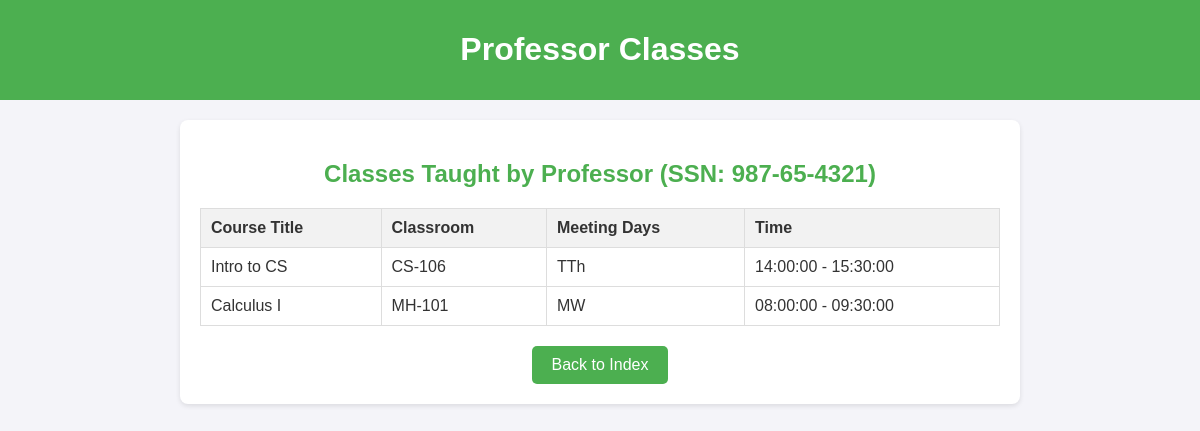
Page /php/professor_classes.php?ssn=987-65-4321 on the committed database.
### tables this page shows
CREATE TABLE Sections (
    SectionID INT AUTO_INCREMENT PRIMARY KEY,
    CourseID INT,
    SectionNumber VARCHAR(10),
    Classroom VARCHAR(50),
    Seats INT,
    MeetingDays VARCHAR(20),  
    StartTime TIME,
    EndTime TIME,
    ProfessorID INT,
    FOREIGN KEY (CourseID) REFERENCES Courses(CourseID),
    FOREIGN KEY (ProfessorID) REFERENCES Professors(ProfessorID)
);

CREATE TABLE Courses (
    CourseID INT AUTO_INCREMENT PRIMARY KEY,
    CourseNumber VARCHAR(10) UNIQUE NOT NULL,
    Title VARCHAR(100) NOT NULL,
    Textbook VARCHAR(255),
    Units INT,
    DepartmentID INT,
    FOREIGN KEY (DepartmentID) REFERENCES Departments(DepartmentID)
);

### php/professor_classes.php (the view, shortened to what this page needs)
<?php
include 'config.php';
$ssn = $_GET['ssn'];
$sql = "SELECT c.Title, s.Classroom, s.MeetingDays, s.StartTime, s.EndTime
        FROM Professors p
        JOIN Sections s ON p.ProfessorID = s.ProfessorID
        JOIN Courses c ON s.CourseID = c.CourseID
        WHERE p.SSN = ?";
$stmt = $conn->prepare($sql);
$stmt->bind_param("s", $ssn);
$stmt->execute();
$result = $stmt->get_result();
?>
<!DOCTYPE html>
<html lang="en">
<head>
</head>
<body>
    <header>
        <h1>Professor Classes</h1>
    </header>
    <main>
        <?php if ($result->num_rows > 0): ?>
            <h2>Classes Taught by Professor (SSN: <?php echo htmlspecialchars($ssn); ?>)</h2>
            <table>
                <thead>
                    <tr>
                        <th>Course Title</th>
                        <th>Classroom</th>
                        <th>Meeting Days</th>
                        <th>Time</th>
                    </tr>
                </thead>
                <tbody>
                    <?php while ($row = $result->fetch_assoc()): ?>
                        <tr>
                            <td><?php echo htmlspecialchars($row['Title']); ?></td>
                            <td><?php echo htmlspecialchars($row['Classroom']); ?></td>
                            <td><?php echo htmlspecialchars($row['MeetingDays']); ?></td>
                            <td><?php echo htmlspecialchars($row['StartTime']) . " - " . htmlspecialchars($row['EndTime']); ?></td>
                        </tr>
                    <?php endwhile; ?>
                </tbody>
            </table>
        <?php else: ?>
            <p>No classes found for the professor with SSN: <?php echo htmlspecialchars($ssn); ?></p>
        <?php endif; ?>
        <div style="text-align: center; margin-top: 20px;">
            <a href="index.php" style="text-decoration: none;">
                <button style="
                    background-color: #4CAF50;
                    color: white;
                    border: none;
                    padding: 10px 20px;
                    font-size: 16px;
                    border-radius: 5px;
                    cursor: pointer;
                ">
                    Back to Index
                </button>
            </a>
        </div>
    </main>
</body>
</html>

### php/professor_classes.php (style rules this page uses)
body { font-family: Arial, sans-serif; margin: 0; padding: 0; background-color: #f4f4f9; color: #333; }
header { background-color: #4CAF50; color: white; padding: 10px 20px; text-align: center; }
main { max-width: 800px; margin: 20px auto; padding: 20px; background: white; box-shadow: 0 2px 5px rgba(0, 0, 0, 0.1); border-radius: 8px; }
h2 { color: #4CAF50; text-align: center; }
table { width: 100%; border-collapse: collapse; margin: 20px 0; }
table, th, td { border: 1px solid #ddd; }
th, td { padding: 10px; text-align: left; }
th { background-color: #f2f2f2; }

### rows in the picture
sections: CourseID.Title "Intro to CS", Classroom "CS-106", MeetingDays "TTh", StartTime "14:00:00", EndTime "15:30:00"
sections: CourseID.Title "Calculus I", Classroom "MH-101", MeetingDays "MW", StartTime "08:00:00", EndTime "09:30:00"

### other values in the picture
$ssn "987-65-4321"
